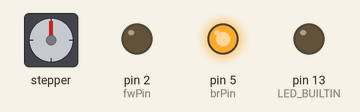
Bench run of a sketch on a simulated Arduino Uno, built with avr-gcc and run on an emulated ATmega328P. Shown: stepper motor, output pins drawn as LEDs (lit = HIGH). Wiring (inferred from the names in the program): stepper motor driver (200 steps per turn assumed): step pin 9; direction pin 10; enable pin 11. The ROS host is connected and sends only what is stated.

Above: at 0.1 s.
Timing chart, 0 to 1.6 s (numbered marks = the images above):
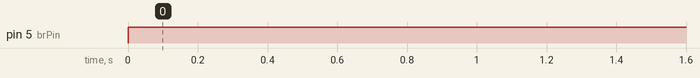

Measured:
- by itself, pin 5 (brPin): LOW → HIGH at 0.00 s

The sketch:

CarControl_keyop.ino
```cpp
/*
 * rosserial Publisher Example
 * Prints "hello world!"
 */

//const int stepPin = 5;
//const int dirPin = 2;
//const int enPin = 9;

//const int fwPin = 11;
//const int brPin = 3;

const int stepPin = 9;
const int dirPin = 10;
const int enPin = 11;

const int fwPin = 2;
const int brPin = 5;


#include <ros.h>
#include <std_msgs/Int16.h>
#include <std_msgs/Float32.h>

#include "stdlib.h"


ros::NodeHandle  nh;

int turn = 0;
int forward = 0;
int brake = 0;

void messageCb( const std_msgs::Int16& keyboard_msg){
  turn = keyboard_msg.data;
}

void messageCb1( const std_msgs::Int16& keyboard_msg){
  forward = keyboard_msg.data;
}

void messageCb2( const std_msgs::Int16& keyboard_msg){
  brake = keyboard_msg.data;
}
ros::Subscriber<std_msgs::Int16> sub("turn", &messageCb);
ros::Subscriber<std_msgs::Int16> sub1("forward", &messageCb1);
ros::Subscriber<std_msgs::Int16> sub2("brake", &messageCb2);

std_msgs::Float32 steer_msg;
ros::Publisher steerPub("steer_fb", &steer_msg);

void setup()
{
  nh.initNode();
  nh.subscribe(sub);
  nh.subscribe(sub1);
  nh.advertise(steerPub);

  pinMode(stepPin,OUTPUT);
  pinMode(dirPin,OUTPUT);
  pinMode(enPin,OUTPUT);
  pinMode(fwPin, OUTPUT);
  pinMode(brPin, OUTPUT);
  digitalWrite(enPin,LOW);
  digitalWrite(brPin,LOW);
}

void loop()
{

  if(forward == 1){
      analogWrite(LED_BUILTIN,1.5*255/5);
      analogWrite(fwPin,1.9*255/5);
  }
  else{
      analogWrite(LED_BUILTIN,0.0*255/5);
      analogWrite(fwPin,0.0*255/5);
  }


  if(turn == 2){
      digitalWrite(dirPin,HIGH);
      digitalWrite(stepPin,HIGH);
      delayMicroseconds(500);
      digitalWrite(stepPin,LOW);
      delayMicroseconds(500);
  }
  else if (turn == 1){
      digitalWrite(dirPin,LOW);
      digitalWrite(stepPin,HIGH);
      delayMicroseconds(500);
      digitalWrite(stepPin,LOW);
      delayMicroseconds(500);
   }


  if(brake == 1){
      digitalWrite(brPin,LOW);
  }
  else{
      digitalWrite(brPin,HIGH);
  }


  delayMicroseconds(3000);

  nh.spinOnce();


}
```
